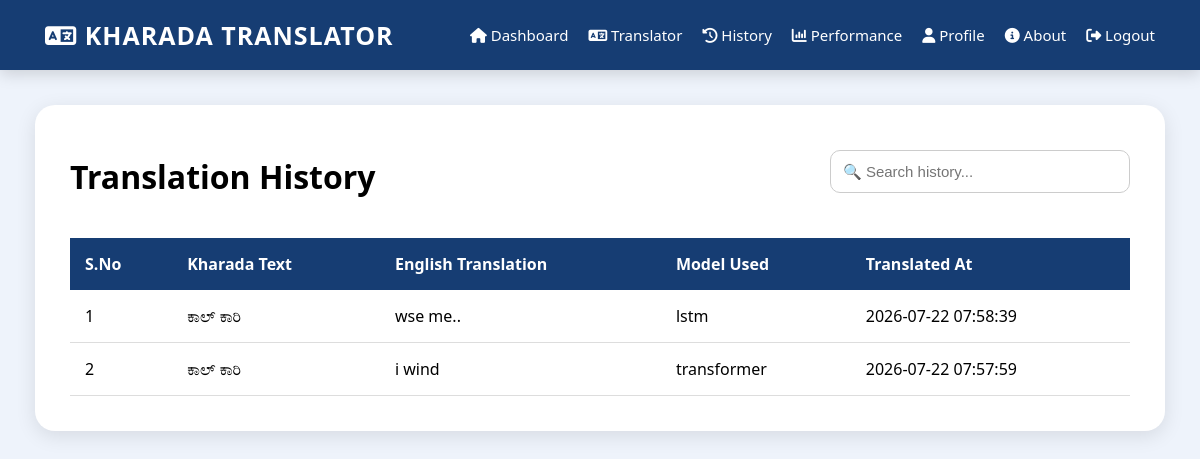
The page /history (signed in) on the database its author committed.
### tables this page shows
CREATE TABLE history(
        id INTEGER PRIMARY KEY AUTOINCREMENT,
        username TEXT,
        model TEXT,
        input_text TEXT,
        translation TEXT,
        translated_at TIMESTAMP DEFAULT CURRENT_TIMESTAMP
    );

### app.py (the view)
@app.route("/history")
def history():
    if "user" not in session:
        return redirect(url_for("login"))
    conn = get_db()
    cursor = conn.cursor()
    cursor.execute("""
        SELECT id,
               model,
               input_text,
               translation,
               translated_at
        FROM history
        WHERE username=?
        ORDER BY id DESC
    """, (session["user"],))
    records = cursor.fetchall()
    conn.close()
    return render_template(
        "history.html",
        records=records
    )

### app.py (called while the page is built)
def get_db():
    conn = sqlite3.connect(DATABASE)
    conn.row_factory = sqlite3.Row
    return conn

### templates/history.html (shortened to what this page needs)
{% extends "base.html" %}
{% block content %}
<div class="history-container">
    <div class="history-header">
        <h1>Translation History</h1>
        <input type="text"
               id="historySearch"
               placeholder="🔍 Search history..."
               onkeyup="searchHistory()">
    </div>
    <table id="historyTable">
       <thead>
    <tr>
        <th>S.No</th>
        <th>Kharada Text</th>
        <th>English Translation</th>
        <th>Model Used</th>
        <th>Translated At</th>
    </tr>
</thead>
  <tbody>
{% for row in records %}
<tr>
    <td>{{ loop.index }}</td>
    <td>{{ row[2] }}</td>
    <td>{{ row[3] }}</td>
    <td>{{ row[1] }}</td>
    <td>{{ row[4] }}</td>
</tr>
{% endfor %}
</tbody>
    </table>
</div>
{% endblock %}

### static/css/style.css (style rules this page uses)
* { margin:0; padding:0; box-sizing:border-box; }
body { font-family:Segoe UI,sans-serif; background:#eef3fb; }
input,textarea,select { width:100%; padding:14px; margin-top:10px; margin-bottom:20px; border:1px solid #ddd; border-radius:8px; font-size:15px; outline:none; }
.history-container { background:white; padding:35px; border-radius:20px; box-shadow:0 5px 20px rgba(0,0,0,.1); }
.history-header { display:flex; justify-content:space-between; align-items:center; margin-bottom:25px; }
#historySearch { width:300px; padding:12px; border-radius:10px; border:1px solid #ccc; }
table { width:100%; border-collapse:collapse; margin-top:20px; }
table th { background:#163d73; color:white; padding:15px; text-align:left; }
table td { padding:15px; border-bottom:1px solid #ddd; }

### rows shown on the page
history: input_text "ಕಾಲ್ ಕಾರಿ", translation "wse me..", model "lstm", translated_at "2026-07-22 07:58:39"
history: input_text "ಕಾಲ್ ಕಾರಿ", translation "i wind", model "transformer", translated_at "2026-07-22 07:57:59"
